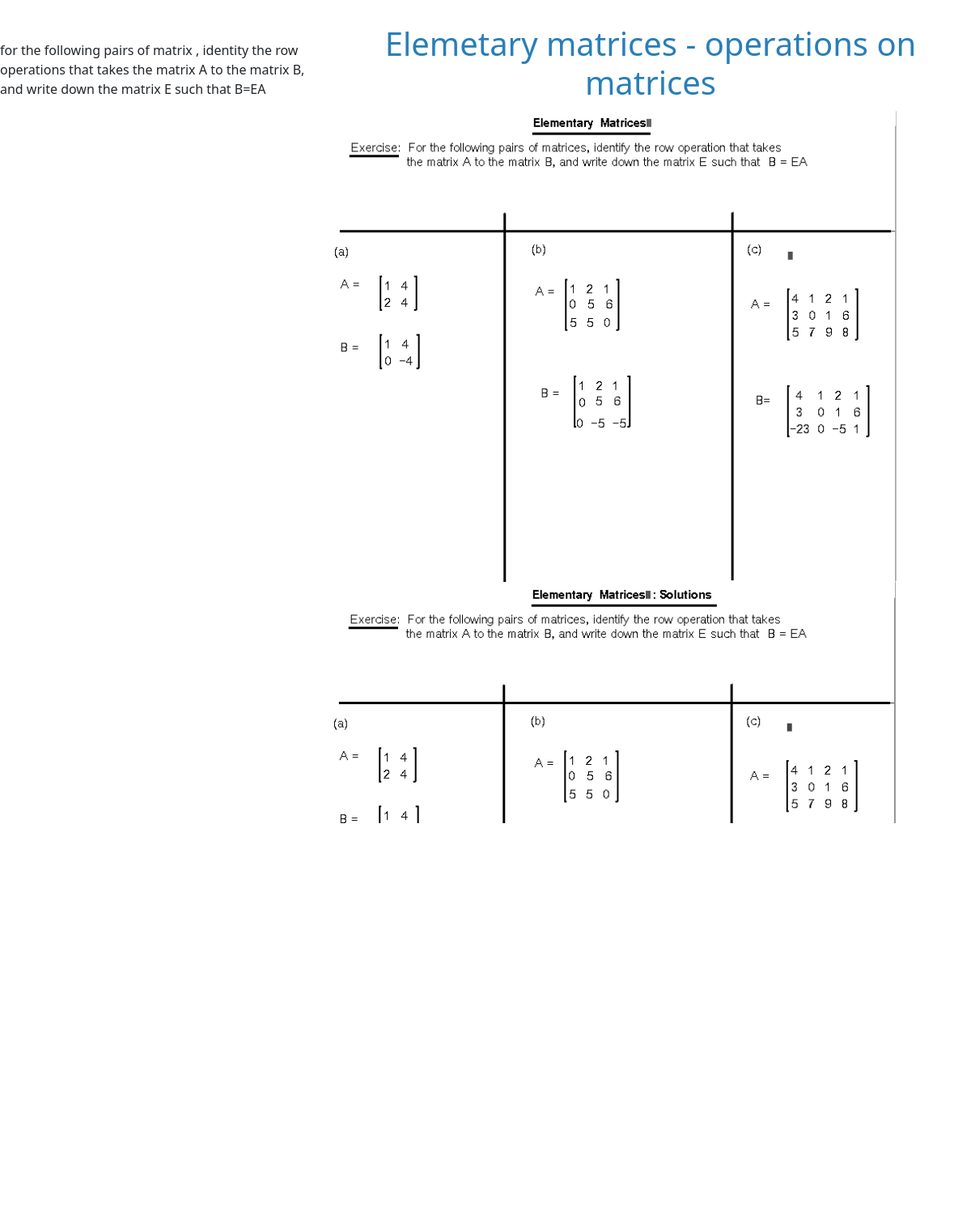
The page /homework/1/ on the database as committed earlier.
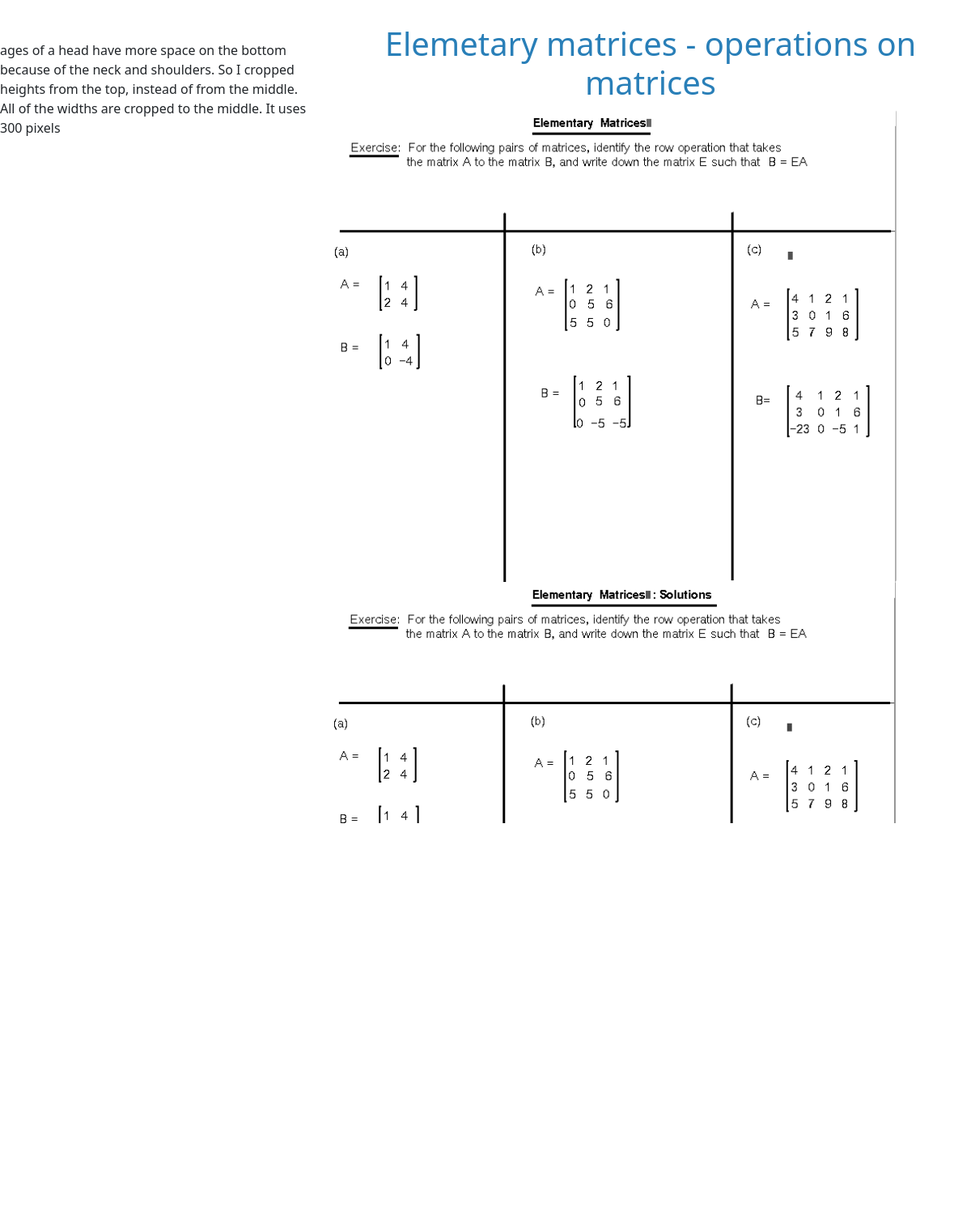
The same page on the database as committed later.
### home/models.py (models this page shows, shortened)
class allhomeworks(models.Model):
    title = models.CharField(verbose_name=_("homework title"), max_length=50)
    date = models.DateTimeField(auto_now_add=True , auto_now=False)
    desc = models.TextField(verbose_name=_("Description"))
    image = models.ImageField(default='default.jpg')
    img1 = models.ImageField(_("exercice"), null=True)
    img2 = models.ImageField(_("solution"), null=True)
    class Meta:
        verbose_name = _("homework")

### home/views.py (the view)
# urls.py: path('homework/',views.homeworks, name="homeworks"),
def homework(request, id):
    homeworkz= get_object_or_404(allhomeworks, id=id)
    content={
        'homework': homeworkz,
    }
    return render(request, 'home/homework.html',content)

### home/templates/home/homework.html
{% extends 'home/base.html' %}
{% load static %}
{% block content %}
<section class="homeright">
    <div class="row">
        <div class="col-6 col-md-4">
            {{ homework.desc }}
        </div>
        <div class="col-md-8">
            <div class="hereis">
                <h1>{{ homework.title }}</h1>
            </div>
            <div class="row row-cols-1 row-cols-md-2 g-4">
            <div class="col">
                <img src="{{ homework.img1.url }}" class="card-img homim" alt="...">
                <img src="{{ homework.img2.url }}" class="card-img homim" alt="...">
            </div>
        </div>
      </div>
</section>
<div class="d-grid gap-2">
    <button class="btn btn-primary" type="button"><a href="/">go back</a></button>
</div>
{% endblock content %}

Rows that differ between the two databases and show on the page:
changed allhomeworks "Elemetary matrices - operations on matrices": desc "for the following pairs of matrix , identity the row operations that takes the matrix A to the matrix B, and write down the matrix E such that B=EA" → "ages of a head have more space on the bottom because of the neck and shoulders. So I cropped heights from the top, instead of from the middle. All of the widths are cropped to the middle. It uses 300 pixels"
